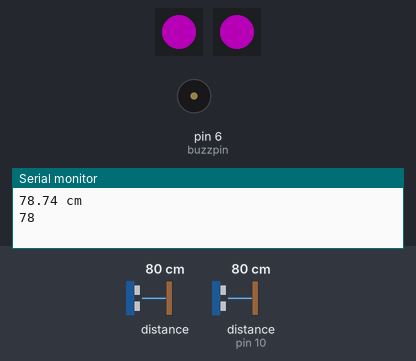
Bench run of a sketch on a simulated Arduino Uno, built for the host (arithmetic inside an expression is 32-bit, double 64-bit). On the bench: 2 × 1 RGB LEDs in strip order, left to right, buzzer (waves = sounding), the last lines printed to the serial monitor. Wiring (inferred from the names in the program): ultrasonic range finder: trigger pin 1; echo pin 0; range finder with pulse-width output: data pin 10. The inputs (shaded band) are chosen by the test bench; at power-on: distance to the obstacle 80 cm, distance to the obstacle (sensor on pin 10) 80 cm. The echo pulse lasts 58.3 µs per cm; dim RGB values are drawn brighter than linear.

Above: at 1.2 s.
1.3 s: distance to the obstacle (sensor 0) set to 95 cm
7.7 s: distance to the obstacle (sensor 0) set to 106 cm
At 9.49 s:
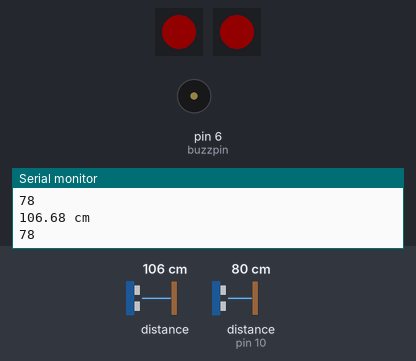
11.7 s: distance to the obstacle (sensor on pin 10) set to 120 cm
At 14.03 s:
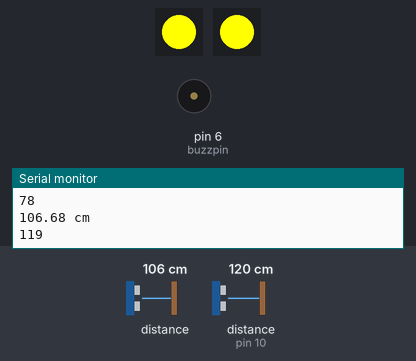
16.2 s: distance to the obstacle (sensor on pin 10) set to 250 cm
At 17.03 s:
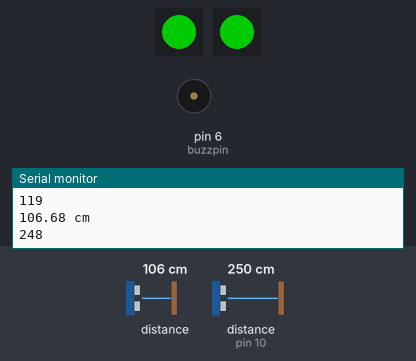
19.7 s: distance to the obstacle (sensor 0) set to 2 cm
At 20.36 s:
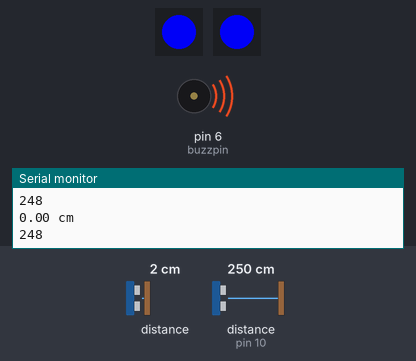
23.2 s: distance to the obstacle (sensor 0) set to 120 cm
At 23.67 s:
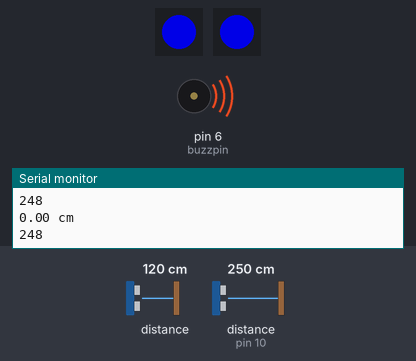
Timing chart, 0 to 27.7 s (numbered marks = the images above; inputs shaded):
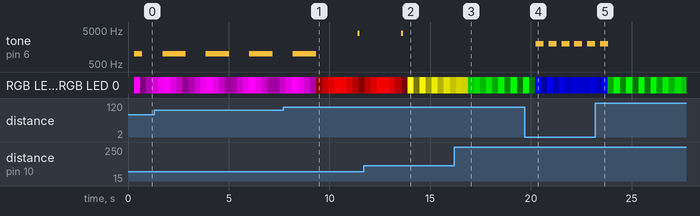

The sketch:

projectCode.ino
```cpp
#include <Adafruit_NeoPixel.h>
/*
 *  Different restrictions as to how bright the LED will be at what distance(in cm).
 *  Then we define the different frquencies of the buzzer. Must then create the different variables for the LED's, what pins theyre attached to etc.
 *  Define the different points which the LED's changing colours.
 *  The buzzer should only sound when the led turns red. When does it turn red?

*/

#define PIN 8//going to be attached to pin 8 on the flora board
#define PINS 3
#define TRIG_PIN 1
#define ECHO_PIN 0

#define GREEN_LONG 600
#define GREEN_SHORT 200
#define YELLOW_LONG 199
#define YELLOW_SHORT 100
#define RED_LONG 99
#define RED_SHORT 0


//#define NUMPIXELS 3 //going to attach 3 neopixels


int buzzpin = 6;
const int pwPin1 = 10;
long sensor, inches, cm, val1,val2,val3,val4;
boolean t;
unsigned long t1;
unsigned long t2;
unsigned long pulse_width;
float cm2;
//const unsigned int MAX_DIST = 23200;

Adafruit_NeoPixel pixels = Adafruit_NeoPixel(1,PIN, NEO_GRB + NEO_KHZ800);
Adafruit_NeoPixel pixel = Adafruit_NeoPixel(1,PINS, NEO_GRB + NEO_KHZ800);


void setup() {
  // put your setup code here, to run once:
  pinMode(pwPin1, INPUT);
  pinMode(buzzpin,OUTPUT);
  pinMode(TRIG_PIN, OUTPUT);
  digitalWrite(TRIG_PIN, LOW);
  pixels.begin();
  pixel.begin();
  pixel.show();
  pixels.show();

}

void read_front_sensor (){      //Getting sensor readings
sensor = pulseIn(pwPin1, HIGH); // Variable to store sensor readings
inches = sensor / 147; // Converting to inches
cm = inches * 2.54; // Going from inches to centimeters
}

void read_back_sensor(){
   digitalWrite(TRIG_PIN, HIGH);
  delayMicroseconds(10);
  digitalWrite(TRIG_PIN, LOW);

  // Wait for pulse on echo pin
  while ( digitalRead(ECHO_PIN) == 0 );

  // Measure how long the echo pin was held high (pulse width)
  // Note: the micros() counter will overflow after ~70 min
  t1 = micros();
  while ( digitalRead(ECHO_PIN) == 1);
  t2 = micros();
  pulse_width = t2 - t1;


  inches = pulse_width / 147;
  cm2 = inches * 2.54;

    Serial.print(cm2);
    Serial.println(" cm \t");
    Serial.println(cm);

  }

  // Wait at least 60ms before next measurement


void print_range(){ // Printing to the serial monitor
Serial.print("CM");
Serial.println(cm2);
}

void loop() {
// put your main code here, to run repeatedly:
if(cm < 100 && cm2 < 100){
  val4 = map(cm2,0,100,1,5);
  for(int z = 0;z < pixel.numPixels();z++){
       for(int i =0; i <= 255;i++){
         pixels.setPixelColor(0,pixels.Color(i,0,i));
         pixel.setPixelColor(z,pixel.Color(i,0,i));
         pixel.show();
         pixels.show();
         delay(val4);
      }
      for(int j =255; j > 0;j--){
        pixels.setPixelColor(0,pixels.Color(j,0,j));
        pixel.setPixelColor(z,pixel.Color(j,0,j));
        pixel.show();
        pixels.show();
        tone(buzzpin,1000,100);
        delay(val4);
       }

      }
  }

else{
  if(cm2 < 100){
  PWM();
  }

  else{
    Ultrasonic();
    }
  }
    read_front_sensor();
    read_back_sensor();
}


void PWM(){
  val4 = map(cm2,0,100,1,5);
  for(int z = 0;z < pixel.numPixels();z++){
       for(int i =0; i <= 255;i++){
         pixels.setPixelColor(0,pixels.Color(0,0,i));
         pixel.setPixelColor(z,pixel.Color(0,0,i));
         pixel.show();
         pixels.show();
         delay(val4);
      }
      for(int j =255; j > 0;j--){
        pixels.setPixelColor(0,pixels.Color(0,0,j));
        pixel.setPixelColor(z,pixel.Color(0,0,j));
        pixel.show();
        pixels.show();
        tone(buzzpin,2000,100);
        delay(val4);
       }

      }

  }

void Ultrasonic(){
    val1 = map(cm,RED_SHORT,RED_LONG,1,5);
    val2 = map(cm,YELLOW_SHORT,YELLOW_LONG,1,5);
    val3 = map(cm,GREEN_SHORT,GREEN_LONG,1,5);


    if((cm <= 100 && cm >= 0)){
      for(int z = 0;z < pixel.numPixels();z++){
       for(int i =0; i <= 255;i++){
         pixels.setPixelColor(0,pixels.Color(i,0,0));
         pixel.setPixelColor(z,pixel.Color(i,0,0));
         pixel.show();
         pixels.show();
         delay(val1);
      }
      for(int j =255; j > 0;j--){
        pixels.setPixelColor(0,pixels.Color(j,0,0));
        pixel.setPixelColor(z,pixel.Color(j,0,0));
        pixel.show();
        pixels.show();
        delay(val1);
       }

      }
     //Using a frequency of 2000 or C7
    tone(buzzpin,4000,100);
    }


    else if((cm <= YELLOW_LONG && cm >= YELLOW_SHORT)){  // If the sensor reads an object between 200cm and 100cm away, turn the LED Yellow. By using the map function we can change intensity of yellow depending on distance.
      for(int z = 0;z < pixel.numPixels();z++){
        for(int i =0; i <255;i++){
           pixels.setPixelColor(0,pixels.Color(i,i,0));
           pixel.setPixelColor(z,pixel.Color(i,i,0));
           pixel.show();
           pixels.show();
           delay(val2);
      }

      for(int j =255; j > 0;j--){
        pixels.setPixelColor(0,pixels.Color(j,j,0));
        pixel.setPixelColor(z,pixel.Color(j,j,0));
        pixel.show();
        pixels.show();
        delay(val2);
      }
   }

    pixels.show();
    pixel.show();
    noTone(buzzpin);
    }

    else if((cm >= GREEN_SHORT)){
      for(int z = 0;z < pixel.numPixels();z++){
        for(int i =0; i <255;i++){
         pixels.setPixelColor(0,pixels.Color(0,i,0));
         pixel.setPixelColor(z,pixel.Color(0,i,0));
         pixel.show();
         pixels.show();
         delay(val3);
      }

      for(int j =255; j > 0;j--){
        pixels.setPixelColor(0,pixels.Color(0,j,0));
        pixel.setPixelColor(z,pixel.Color(0,j,0));
        pixel.show();
        pixels.show();
        delay(val3);
      }
      }
    pixels.show();
    pixel.show();
    noTone(buzzpin);
    }
}


//void colorWipe(uint32_t c, uint8_t wait){          //This is going to be used to make the number of additional neopixels, setColorPixel sets the color pixel to the RGB value passed in this function
  //for(uint16_t i = 0;i < pixels.numPixels();i++){
    //pixels.setPixelColor(i, c);
    //pixel.setPixelColor(i, c);
    //pixels.show();
    //pixel.show();
    //delay(wait);
    //}
```

Measured:
- the behaviour switches between 100 and 101 cm on distance to the obstacle (sensor 0) (found by bisection; images 0 and 1)
- after the input at 11.7 s, tone on pin 6 (buzzpin): goes on until 13.7 s, then stays silent
- after the input at 19.7 s, tone on pin 6 (buzzpin): alternates 2000 Hz for 0.40 s and silent for 0.23 s, starting after 0.55 s
- after the input at 23.2 s, tone on pin 6 (buzzpin): goes on until 23.8 s, then stays silent
- by itself, tone on pin 6 (buzzpin): alternates 1000 Hz for 1.2 s and silent for 0.99 s
